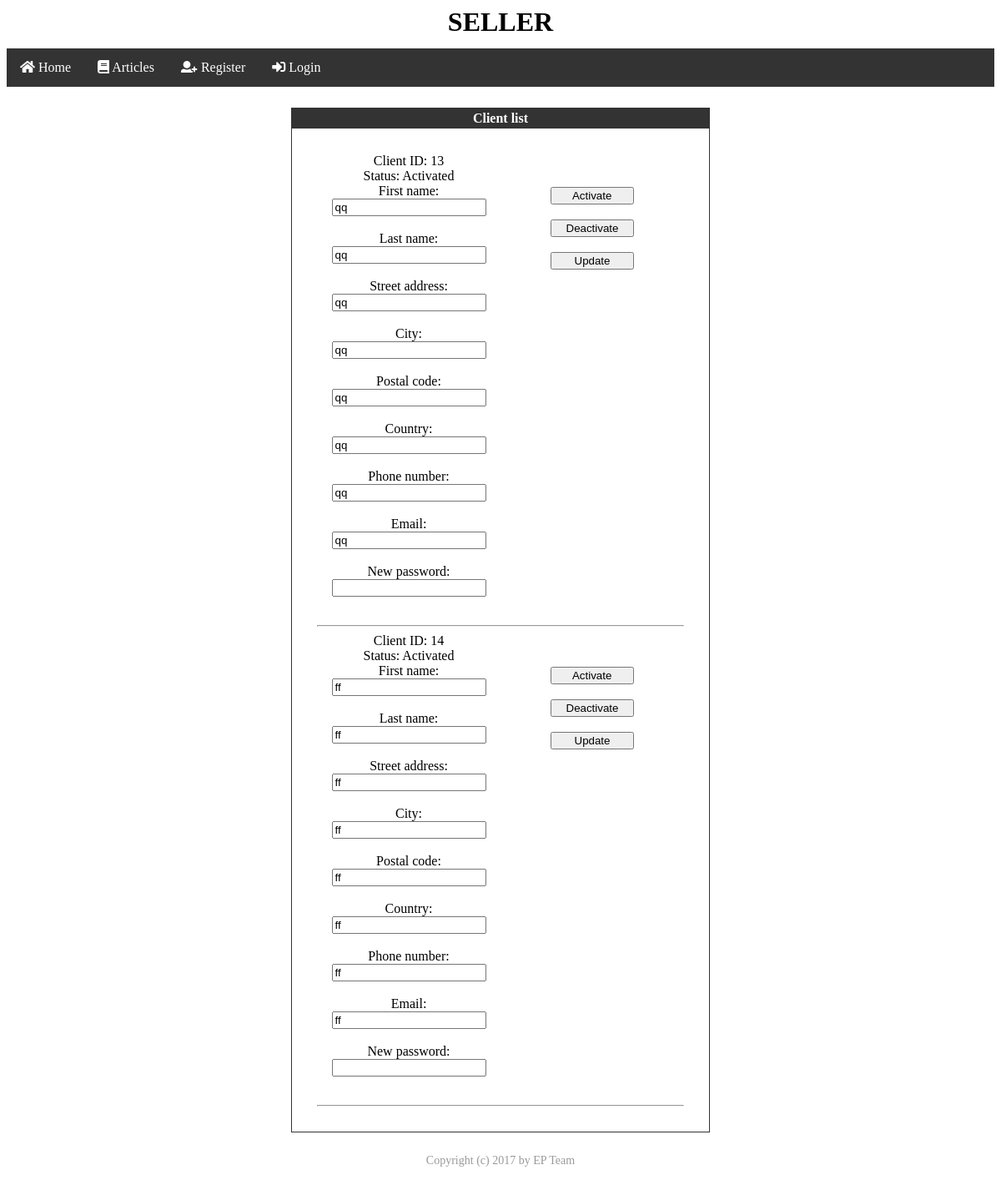
The app's page /verzija1/client_list.php, older data.
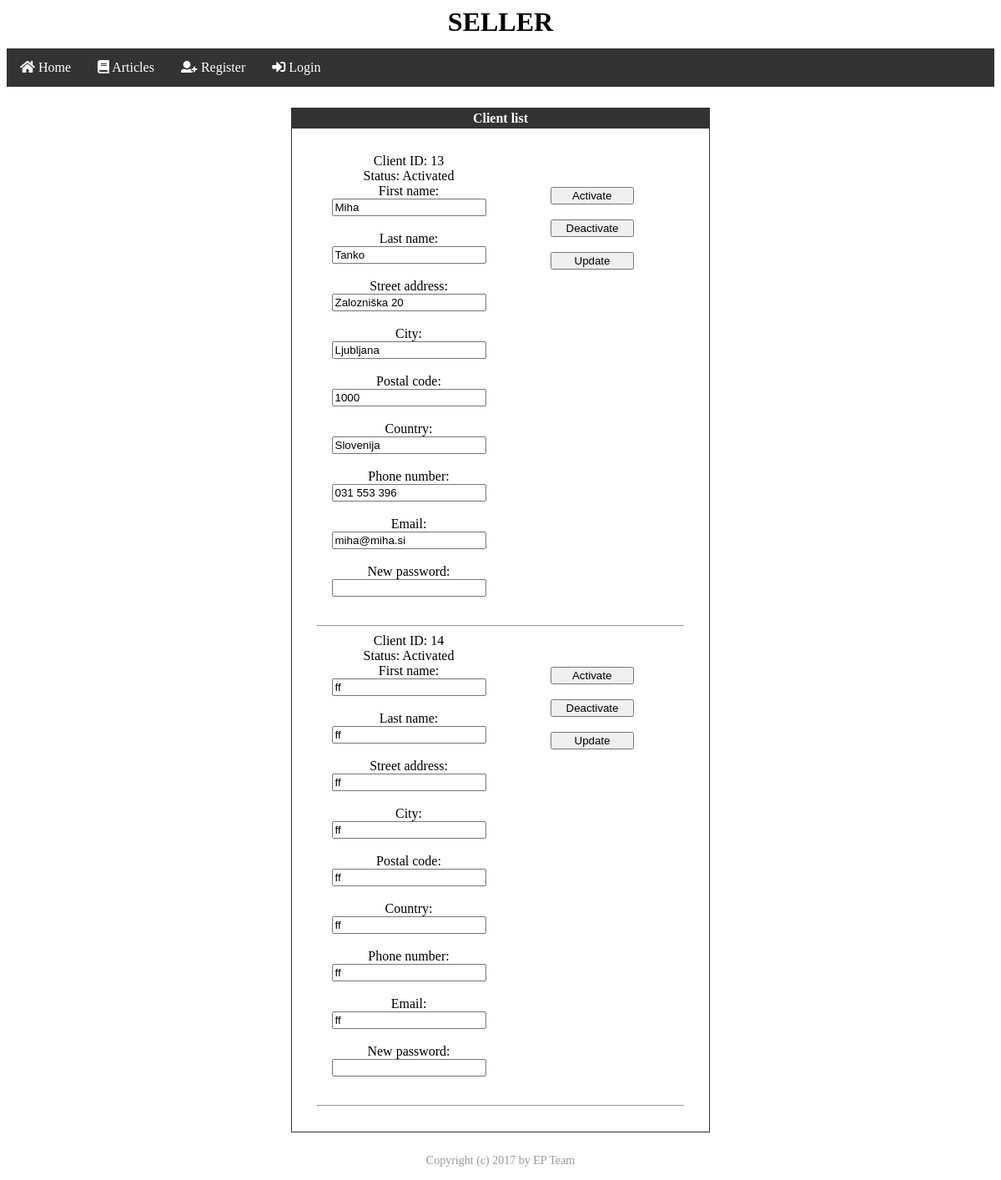
The same page, newer data.
### tables this page shows
CREATE TABLE `users` (
  `id` int(11) NOT NULL AUTO_INCREMENT,
  `first_name` varchar(45) DEFAULT NULL,
  `last_name` varchar(45) DEFAULT NULL,
  `street_address` varchar(45) DEFAULT NULL,
  `city` varchar(45) DEFAULT NULL,
  `postal_code` varchar(45) DEFAULT NULL,
  `country` varchar(45) DEFAULT NULL,
  `phone_number` varchar(45) DEFAULT NULL,
  `email` varchar(45) DEFAULT NULL,
  `password` varchar(45) DEFAULT NULL,
  `role_id` int(11) DEFAULT '1',
  `active` varchar(45) DEFAULT '1',
  PRIMARY KEY (`id`)
);

### verzija1/database/DB_Engine.php (called while the page is built, shortened)
<?php
$host = "localhost";
$user = "root";
$password = "";
$schema = "spletna_trgovina";
$config = "mysql:host=" . $host
        . ";dbname=" . $schema;
$options = array(
    PDO::ATTR_ERRMODE => PDO::ERRMODE_EXCEPTION,
    PDO::ATTR_DEFAULT_FETCH_MODE => PDO::FETCH_ASSOC,
    PDO::ATTR_PERSISTENT => true,
    PDO::MYSQL_ATTR_INIT_COMMAND => 'SET NAMES utf8'
);
$db = new PDO($config, $user, $password, $options);
function fetchRows($query){
    global $db;
    return $db->query($query);
}
?>

### verzija1/client_list.php (the view, shortened to what this page needs)
<?php
include 'database/DB_Engine.php';
?>
<html>
    <?php include 'templates/template_head.php'; ?>
    <body>
        <div class="title" id="title" style="height: 50px; text-align: center"><h1>SELLER</h1></div>
        <?php        include 'templates/template_navigation_bar.php'; ?>
        <div class="context" id="context">
            <div class="client_list" id="client_list" align = "center">
                <div style = "width:500px; border: solid 1px #333333; margin: 25px; " align = "center">
                    <div style = "background-color:#333333; color:#FFFFFF; padding:3px;"><b>Client list</b></div>
                    <div style = "margin:30px">
                        <?php
                            $rez = fetchRows("SELECT active, id, first_name, last_name, email, street_address, city, postal_code, country, phone_number FROM users WHERE role_id = 3");
                        ?>
                        <?php foreach($rez as $row){ ?>
                        <form action = "" method = "post">
                            <div class="row">
                                <div class="column">
                                    <label>Client ID: <?php echo $row['id']; ?></label><br/>
                                    <label>Status:
                                    <?php if($row['active']){
                                        echo "Activated";
                                    }else{
                                        echo "Deactivated";
                                    } ?>
                                        <br/></label>
                                    <label>First name:</label><br/>
                                    <input type = "text" name = "first" class = "box" value="<?php echo $row['first_name'] ?>"/><br/><br/>
                                    <label>Last name:</label><br/>
                                    <input type = "text" name = "last" class = "box" value="<?php echo $row['last_name'] ?>"/><br/><br/>
                                    <label>Street address:</label><br/>
                                    <input type = "text" name = "address" class = "box" value="<?php echo $row['street_address'] ?>"/><br/><br/>
                                    <label>City:</label><br/>
                                    <input type = "text" name = "city" class = "box" value="<?php echo $row['city'] ?>"/><br/><br/>
                                    <label>Postal code:</label><br/>
                                    <input type = "text" name = "postal_code" class = "box" value="<?php echo $row['postal_code'] ?>"/><br/><br/>
                                    <label>Country:</label><br/>
                                    <input type = "text" name = "country" class = "box" value="<?php echo $row['country'] ?>"/><br/><br/>
                                    <label>Phone number:</label><br/>
                                    <input type = "text" name = "phone_number" class = "box" value="<?php echo $row['phone_number'] ?>"/><br/><br/>
                                    <label>Email:</label><br/>
                                    <input type = "text" name = "email" class = "box" value="<?php echo $row['email'] ?>"/><br/><br/>
                                    <label>New password:</label><br/>
                                    <input type = "password" name = "new_password" class = "box" /><br/><br/>
                                </div>
                                <div class="column" style="margin-top: 40px;">
                                    <input type = "submit" name="activate"    value = " Activate "    style="display: block; width: 100px;"/><br/>
                                    <input type = "submit" name="deactivate"  value = " Deactivate "  style="display: block; width: 100px;"/><br/>
                                    <input type = "submit" name="update"      value = " Update "      style="display: block; width: 100px;"/><br/>
                                </div>
                            </div>
                        </form>
                        <hr>
                        <?php } ?>
                    </div>
                </div>
            </div>
        </div>
        <?php include 'templates/template_footer.php'; ?>
    </body>
</html>

Row changes from the older to the newer data that the page shows:
changed users id 13: first "qq" → "Miha"; last "qq" → "Tanko"; address "qq" → "Zalozniška 20"; city "qq" → "Ljubljana"; postal_code "qq" → "1000"; country "qq" → "Slovenija"; phone_number "qq" → "031 553 396"; email "qq" → "miha@miha.si"
